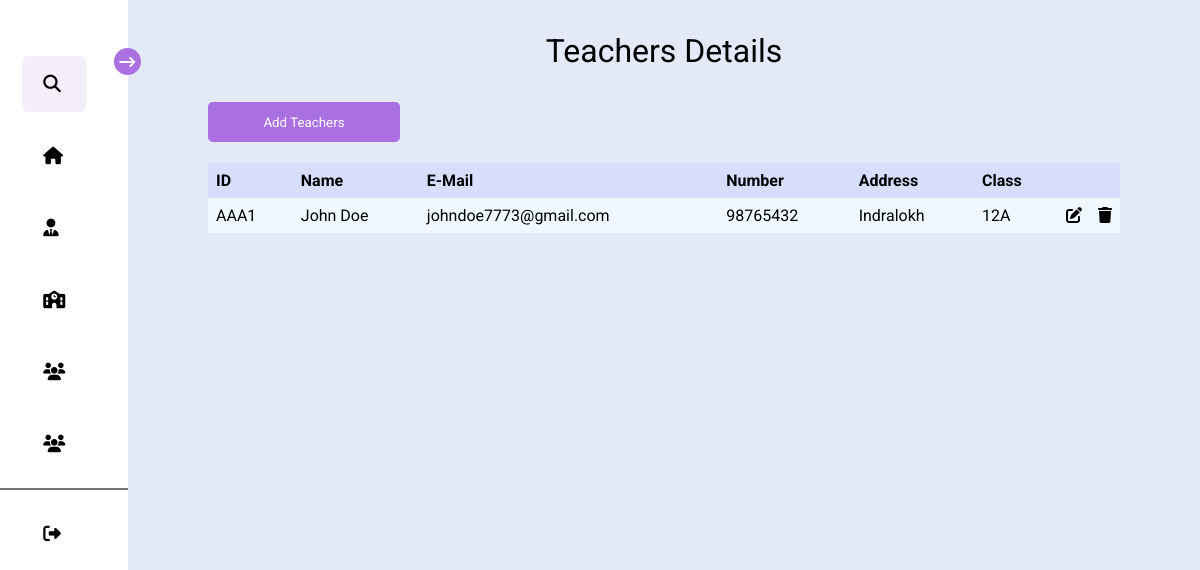
The app's page /teachers.php (signed in), older data.
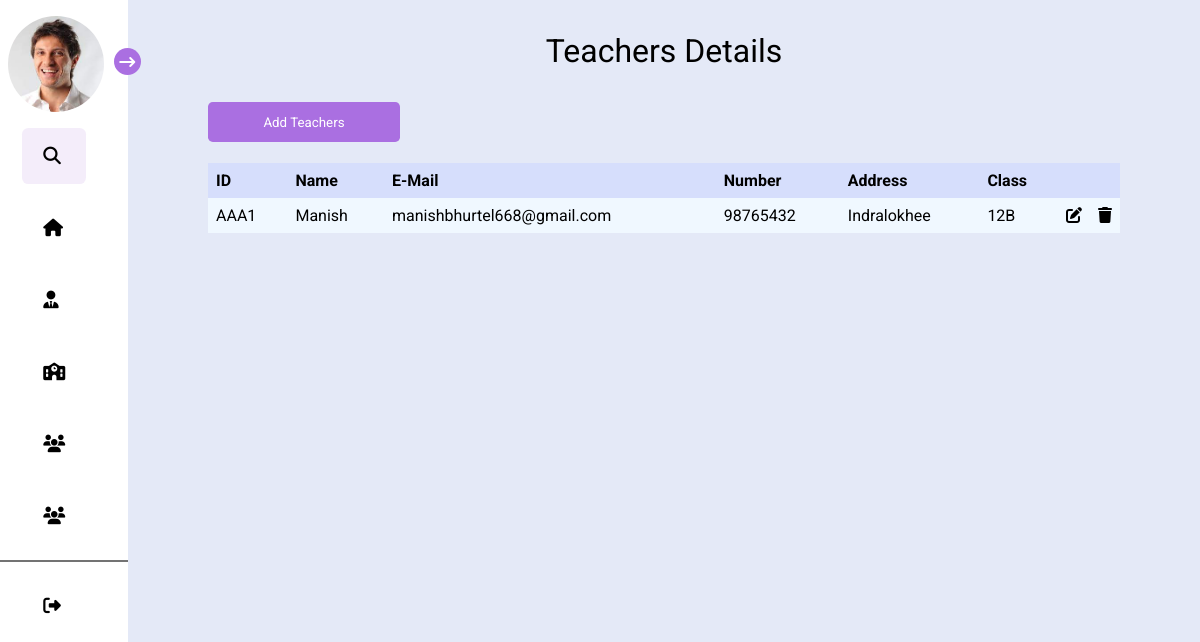
The same page, newer data.
### tables this page shows
CREATE TABLE `teacher_details` (
  `id` int(11) NOT NULL,
  `idtext` varchar(100) NOT NULL,
  `name` varchar(100) NOT NULL,
  `email` varchar(100) NOT NULL,
  `number` int(11) NOT NULL,
  `address` varchar(30) NOT NULL,
  `class` varchar(20) NOT NULL
);

CREATE TABLE `image_details` (
  `id` int(100) NOT NULL,
  `user_image` varchar(400) NOT NULL,
  `school_image` varchar(400) NOT NULL
);

### teachers.php (the view, shortened to what the changed rows need)
<?php
require("connect.php");
?>
<!DOCTYPE html>
<html lang="en">
<head>
    <link rel="stylesheet" href="https://cdnjs.cloudflare.com/ajax/libs/font-awesome/6.2.1/css/all.min.css"
 />
    <link rel="stylesheet" href="dashboard.css">
    <link rel="stylesheet" href="admin.css">
</head>
<body>
    <div class="mainbody">
        <div class="close slider ">
            <div class="profile">
                <?php
                $imageArr = mysqli_query($conn, "SELECT * FROM image_details");
                if (mysqli_num_rows($imageArr) > 0) {
                    $image = mysqli_fetch_assoc($imageArr)['user_image'];
                    if ($image) {
                        echo "<img src = '$image'  class='image'>";
                    }
                }
                ?>
                <div class="profileText">
                </div>
            </div>
        </div>
        <div class="dashboard_contents ">
            <div class="main main2" id="oops">
                <table>
                    <tr>
                        <th>ID</th>
                        <th>Name</th>
                        <th>E-Mail</th>
                        <th>Number</th>
                        <th>Address</th>
                        <th>Class</th>
                        <th></th>
                        <th></th>
                    </tr>
                    <?php
                    if ($_POST) {
                        $search = $_POST['search'];
                        $sql = "SELECT * FROM teacher_details WHERE name LIKE '%$search%'";
                    } else {
                        $sql = "SELECT * FROM teacher_details ORDER BY name ASC";
                    }
                    $res = mysqli_query($conn, $sql);
                    if (mysqli_num_rows($res) == 0) {
                        echo "<p>No records found.</p>";
                    } else {
                        while ($row = mysqli_fetch_assoc($res)) {
                            ?>
                            <tr>
                                <td><?php echo $row['idtext'] ?></td>
                                <td>
                                    <?php echo $row['name'] ?>
                                </td>
                                <td><?php echo $row['email'] ?></td>
                                <td>
                                    <?php echo $row['number'] ?>
                                </td>
                                <td><?php echo $row['address'] ?></td>
                                <td>
                                    <?php echo $row['class'] ?>
                                </td>
                                <td class="alteration"><a href="<?php echo './editteachers.php?id=' . $row['id'] ?>"><i
                                            class="fa-solid fa-pen-to-square"></i></a></td>
                                <td class="alteration">
                                    <?php echo "<a href='functions/deleteteachers.php?id=" . $row['id'] . "'>"; ?><i
                                        class="fa-solid fa-trash"></i></a>
                                </td>
                            </tr>
                            <?php
                        }
                    }
                    ?>
                </table>
            </div>
        </div>
    </div>
</body>
</html>

Row changes from the older to the newer data that the page shows:
added image_details: user_image (placeholder picture)
changed teacher_details "AAA1": name "John Doe" → "Manish"; email "johndoe7773@gmail.com" → "manishbhurtel668@gmail.com"; address "Indralokh" → "Indralokhee"; class "12A" → "12B"
